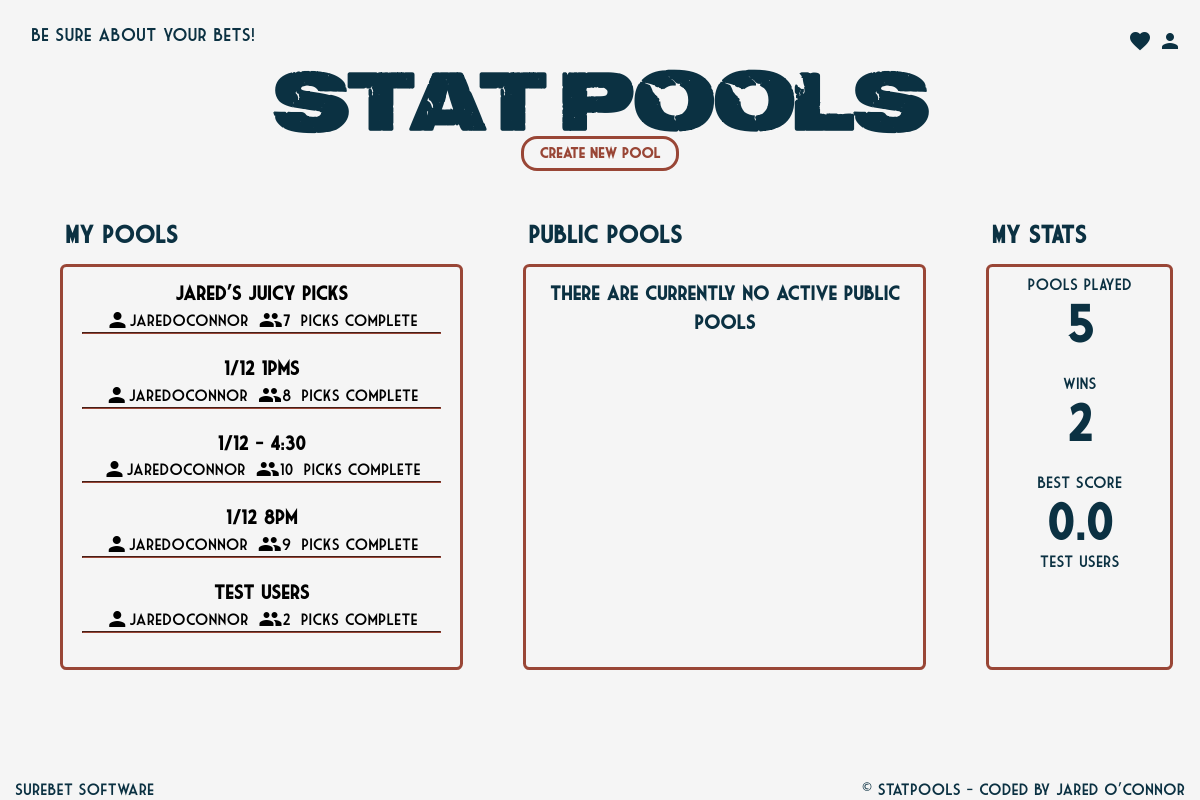
/statpools/home (signed in), run on the app's committed database.
### statpools/models.py (models this page shows)
class StatPool(models.Model):
	name = models.CharField(max_length=255)
	owner = models.ForeignKey(User, on_delete=models.CASCADE)
	status = models.CharField(max_length=50, default="In Progress")

class StatPoolUser(models.Model):
	stat_pool_id = models.ForeignKey(StatPool, on_delete=models.CASCADE)
	user_id = models.ForeignKey(User, on_delete=models.CASCADE)
	score = models.FloatField(default=0.0)

### statpools/views.py (the view)
# urls.py: path('home', views.HomeListView.as_view(), name='statpoolshome'),
class HomeListView(ListView):
	template_name = 'home.html'
	User = None
	def get(self, request):
		self.User = request.user
		return super().get(request)
	def get_queryset(self):
		return
	def get_context_data(self, **kwargs):
		context = super().get_context_data(**kwargs)
		if (self.User.is_authenticated):
			context['mypools'] = StatPoolsStore().GetStatPoolData(self.User)
			context['user_stats'] = StatPoolsStore.GetUserStats(self.User)
		return context

### statpools/stores/statpoolsstore.py (called while the page is built)
    def GetStatPoolData(self, user):
        result = []
        users_statpools = models.StatPoolUser.objects.filter(user_id=user)
        for user_statpool in users_statpools:
            statpool = user_statpool.stat_pool_id
            result.append({
                'id':statpool.id,
                'name':statpool.name,
                'owner':statpool.owner.username,
                'user_count': models.StatPoolUser.objects.filter(stat_pool_id=statpool.id).count(),
                'user_status': self.GetUsersStatPoolStatus(statpool, user_statpool)
            })
        return result

    def GetUsersStatPoolStatus(self, statpool, user):
        categories = models.StatPoolCategory.objects.filter(stat_pool=statpool).count()
        picks = models.StatPoolUserPick.objects.filter(stat_pool_user=user).count()
        if picks == 0:
            return "Not Started"
        elif picks == categories:
            return "Picks Complete"
        else:
            return "Picks In Progress"

    def GetUserStats(user):
        stats={}
        stat_pool_users = models.StatPoolUser.objects.filter(user_id=user)
        if (stat_pool_users.count() == 0):
            return {
                'pools_played': 0,
                'wins': 0,
                'best_pool': {'name':'', 'score':'NA'}
            }
        stats['pools_played'] = stat_pool_users.count()
        stat_pools = stat_pool_users.values_list('stat_pool_id', flat=True)
        wins = 0
        for pool in stat_pools:
            winner = models.StatPoolUser.objects.filter(stat_pool_id=pool).order_by('score').first()
            if winner.user_id == user:
                wins+=1
        stats['wins'] = wins
        best_score = stat_pool_users.order_by('score').first()
        stats['best_pool'] = {
            'name':best_score.stat_pool_id.name,
            'score':best_score.score
        }
        return stats

### statpools/templates/home.html (shortened to what this page needs)
{% extends 'base.html' %}
{% block stylesheets %}
<link rel="stylesheet" href="/static/css/home-styles.css"  />
{% endblock stylesheets %}
{% block content %}
  <div class="home-header-container">
    <div class="home-title">
      <b>STAT POOLS</b>
    </div>
    <div class="text-center">
      {% if not user.is_authenticated %}
      <a class="create-btn disabled" href="{% url 'statpoolscreate' %}" rea>
      {% else %}
      <a class="create-btn" href="{% url 'statpoolscreate' %}" >
      {% endif %}
        <big><b>Create New Pool</b></big>
      </a>
    </div>
  </div>
  {% if not user.is_authenticated %}
  <div class="no-login-container">
    <div>You must sign in to join a Stat Pool!</div>
    <div>
      <a class="create-btn" href="{% url 'login' %}" >
        <big><b>Login</b></big>
      </a>
    </div>
  </div>
  {% else %}
  <div style="display: flex;">
    <div class="pool-container">
      <div class="pool-card">
        <div class="pool-card-header">
          <b>MY POOLS</b>
        </div>
        <div class="pool-card-scroll">
          {% for pool in mypools %}
          <div class="pool-item clickable">
            <a href="{% url 'statpoolsview' statpoolid=pool.id %}" style="color: black;">
              <div class="pool-item-name">
                <b>{{pool.name}}</b>
              </div>
              <div class="pool-item-content">
                <div class="owner">
                  <i class="material-icons" style="height: 24px; margin-left: auto;">person</i>
                  {{pool.owner}}
                </div>
                <div class="user-count">
                  <i class="material-icons" style="height: 24px;">group</i>
                  {{pool.user_count}}
                </div>
                <div class="status">
                  {{pool.user_status}}
                </div>
              </div>
            </a>
            <hr />
          </div>
          {% empty %}
          <div class="pool-item">
            <div class="pool-item-name">
              <b>You currently have no active pools</b>
            </div>
          </div>
          {% endfor %}
        </div>
      </div>
    </div>
    <div class="pool-container">
      <div class="pool-card">
        <div class="pool-card-header">
            <b>PUBLIC POOLS</b>
        </div>
        <div class="pool-card-scroll">
          <div class="pool-item">
            <div class="pool-item-name">
              <b>There are currently no active Public Pools</b>
            </div>
          </div>
        </div>
      </div>
    </div>
    <div class="stat-container">
      <div class="pool-card">
        <div class="pool-card-header">
          <b>MY STATS</b>
        </div>
        <div class="pool-card-scroll" style="padding-top: 0rem;">
            <div class="stat-item">
              <div class="title">POOLS PLAYED</div>
              <div class="score"><b>{{user_stats.pools_played}}</b></div>
            </div>
            <div class="stat-item">
              <div class="title">WINS</div>
              <div class="score"><b>{{user_stats.wins}}</b></div>
            </div>
            <div class="stat-item">
              <div class="title">BEST SCORE</div>
              <div class="score"><b>{{user_stats.best_pool.score}}</b></div>
              <div class="subtitle">{{user_stats.best_pool.name}}</div>
            </div>
        </div>
      </div>
    </div>
  </div>
  {% endif %}
</div>
{% endblock content %}

### surebet/templates/base.html (shortened to what this page needs)
<!DOCTYPE html>
<html lang="en">
<head>
  <link rel="stylesheet" href="https://maxcdn.bootstrapcdn.com/font-awesome/latest/css/font-awesome.min.css">
  <link href="/static/css/base-styles.css" rel="stylesheet" />
  {% block stylesheets %}
  {% endblock stylesheets %}
</head>
<body>
  <div class="wrapper">
    <div class="main-panel">
      {% include 'navigation.html' %}
      <div class="content">
          {% block content %}{% endblock content %}
      </div>
      {% include 'footer.html' %}
    </div>
</body>
</html>

### surebet/templates/navigation.html (shortened to what this page needs)
  <nav class="navbar">
    <div class="container-fluid">
      <div class="navbar-wrapper">
        <a class="navbar-brand" href="{% url 'home' %}">Be sure about your bets!</a>
      </div>
      <div class="navbar-content">
        <ul class="navbar-nav">
          {% if user.is_authenticated %}
          <li class="nav-item">
            <a href="{% url 'statpoolshome' %}">
              <i class="material-icons">favorite</i>
            </a>
          </li>
          <li class="nav-item nav-item-dropdown">
            <a class="nav-link" id="navbarDropdownProfile">
              <i class="material-icons">person</i>
            </a>
          </li>
          {% else %}
          <li class="nav-item">
            <a class="login-btn" href="{% url 'login' %}">
              <big><b>Login</b></big>
            </a>
          </li>
          {% endif %}
        </ul>
      </div>
    </div>
  </nav>

### surebet/templates/footer.html
<footer class="footer">
    <div class="container-fluid">
      <div class="float-left">
        <a>
            SureBet Software
        </a>
      </div>
      <div class="copyright float-right">
        &copy; <a>StatPools</a> - coded by <a>Jared O'Connor</a>
      </div>
    </div>
</footer>

### surebet/static/css/base-styles.css (style rules this page uses)
a { text-decoration: none; }
body { margin: 0; font-family: "market deco", sans-serif; font-size: 1rem; font-weight: 400; line-height: 1.5; color: #0b3142; text-align: left; background-color: whitesmoke; }
.footer { padding: 0.9375rem 0; }
.float-left { float: left !important; }
.float-right { float: right !important; }
.text-center { text-align: center; }
.wrapper { position: relative; top: 0; height: 100vh; }
.container-fluid { padding-right: 15px; padding-left: 15px; margin-right: auto; margin-left: auto; }
.main-panel { position: relative; float: right; width: 100vw; transition: 0.33s, cubic-bezier(0.685, 0.0473, 0.346, 1); }
.main-panel > .content { margin-top: 40px; padding: 30px 30px; min-height: calc(100vh - 123px); }
.main-panel > .navbar { margin-bottom: 0; }
.navbar { position: absolute; width: 100vw; padding-top: 10px; z-index: 1029; }
.navbar > .container-fluid { display: flex; }
.navbar-wrapper { display: inline-flex; align-items: center; }
.navbar-content { display: flex; flex-basis: auto; margin-left: auto; }
.navbar-brand { position: relative; color: inherit; height: 50px; font-size: 1.125rem; line-height: 30px; padding: 0.625rem 0; font-weight: 300; margin-left: 1rem; }
.navbar-nav { display: flex; flex-direction: row; padding-left: 0; margin-bottom: 0; list-style: none; }
.nav-item { padding: 3px; }
.nav-item > a { color: #0b3142; }
.nav-item-dropdown .nav-link { display: block; }

### statpools/static/css/home-styles.css (style rules this page uses)
.home-title { font-family: "test", sans-serif; font-weight: 1; font-size: 60px; line-height: 60px; padding-top: 3px; padding-bottom: 7px; }
.home-header-container { width: fit-content; padding-top: 0px; padding-bottom: 10px; margin: auto; }
.create-btn { padding: 0.5rem 1rem; font-size: 0.75rem; line-height: 1.5; border-radius: 0.2rem; color: #994636; background-color: transparent; border: 0.2rem solid #994636; box-shadow: none; text-align: center; border-radius: 1rem; }
.pool-card { position: relative; display: flex; flex-direction: column; min-width: 0; word-wrap: break-word; margin-bottom: 30px; margin-top: 30px; border-radius: 6px; background: transparent; width: 100%; }
.pool-card-header { border-bottom: none; background: transparent; padding: 0.75rem 1.25rem; margin-bottom: 0; font-size: x-large; }
.pool-container { position: relative; width: 100%; min-height: 1px; padding-right: 15px; padding-left: 15px; flex: 0 0 38%; max-width: 38%; }
.stat-container { position: relative; width: 100%; min-height: 1px; padding-right: 15px; padding-left: 15px; flex: 0 0 19%; max-width: 19%; }
.pool-card-scroll { border: .2rem solid #994636; margin: 0px 15px 0px 15px; border-radius: 0.4rem; overflow-y: scroll; height: 50vh; }
.pool-item { margin: 0px; padding: .75rem 0rem 0.5rem 0rem; }
.pool-item > hr { border-style: inset; width: 90%; border-color: #994636; margin: 0 auto 0 auto; }
.pool-item-name { text-align: center; margin: auto; font-size: larger; }
.pool-item-content { display: flex; }
.owner { display: flex; margin: auto 0px auto auto; }
.user-count { display: flex; margin: auto 0 auto 0; padding: 0px 10px 0px 10px; }
.status { margin: auto auto auto 0px; }
.stat-item { padding: 5px; margin: auto; text-align: center; }
.title { margin-bottom: -10px; }
.score { font-size: 50px; }
.subtitle { margin-top: -10px; }

### data on the page
StatPool: name "Jared's Juicy Picks"
StatPool: name "1/12 1pms"
StatPool: name "1/12 - 4:30"
StatPool: name "1/12 8pm"
StatPool: name "Test users", best_pool.name "Test users"
StatPoolUser: best_pool.score "0.0"

### other printed values
{{ pool.owner }} "jaredoconnor" "jaredoconnor" "jaredoconnor" "jaredoconnor" "jaredoconnor"
{{ pool.user_count }} "7" "8" "10" "9" "2"
{{ pool.user_status }} "Picks Complete" "Picks Complete" "Picks Complete" "Picks Complete" "Picks Complete"
{{ user_stats.pools_played }} "5"
{{ user_stats.wins }} "2"
